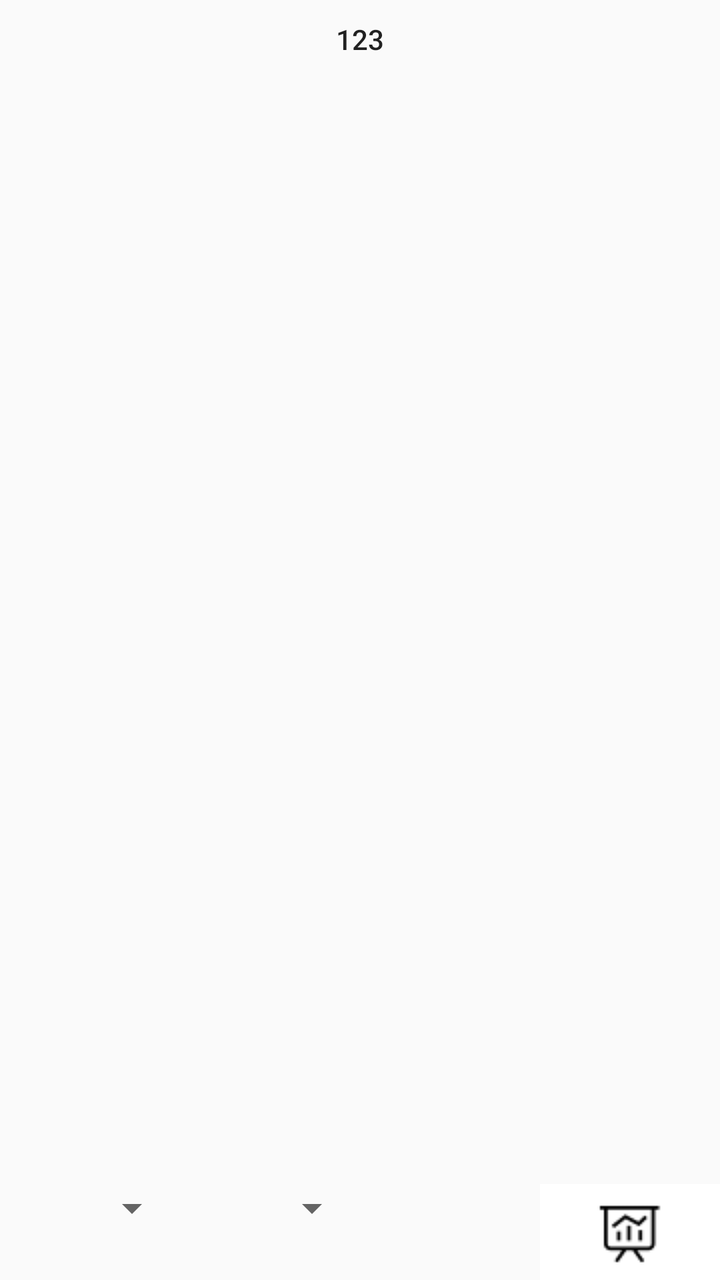
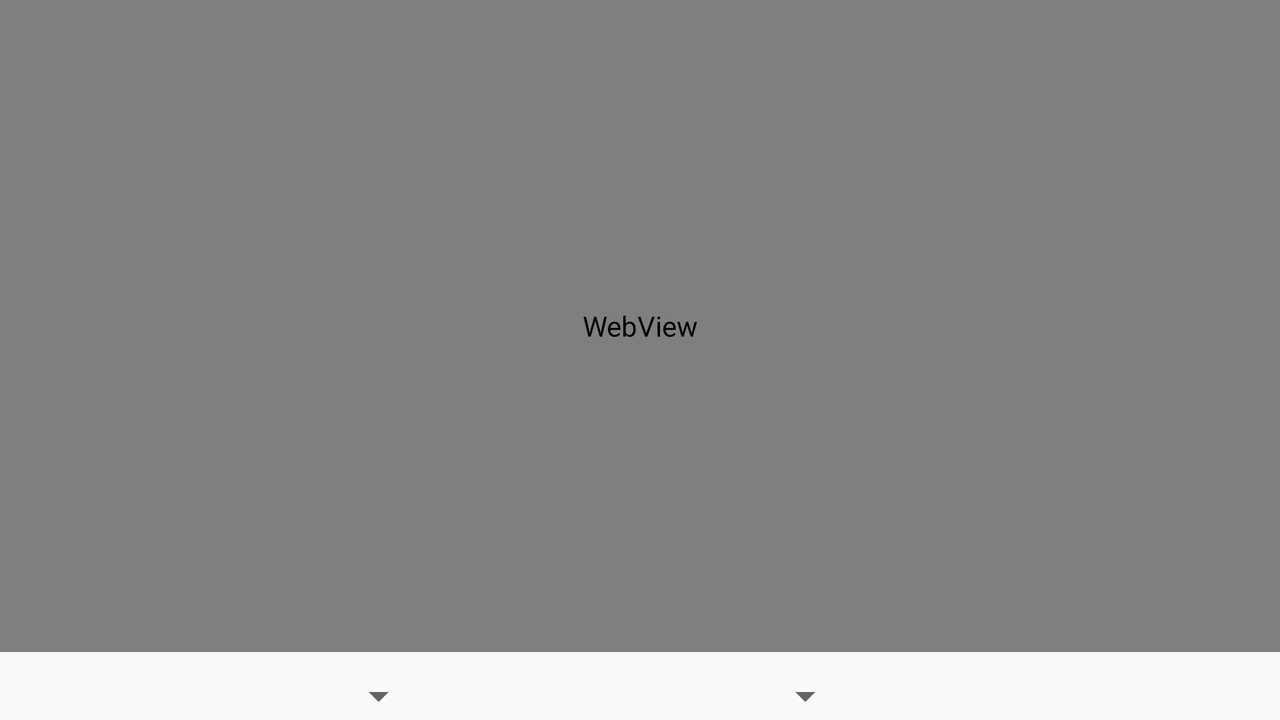

An Android layout and its configuration variant, each rendered on a device that would load it. The default file and the variant file are quoted in full after the pictures.
<!-- AndroidManifest.xml: application theme AppTheme -->
<!-- res/layout/tab_fragment_1.xml -->
<?xml version="1.0" encoding="utf-8"?>
<LinearLayout xmlns:android="http://schemas.android.com/apk/res/android"
    xmlns:app="http://schemas.android.com/apk/res-auto"
    android:layout_width="match_parent"
    android:layout_height="match_parent"
    android:orientation="vertical"
    android:id="@+id/tab_frag1_viewgroup">



    <TextView
        android:id="@+id/textView_cityname_frag1"
        android:layout_width="wrap_content"
        android:layout_height="wrap_content"
        android:layout_gravity="center"
        android:padding="10dp"
        android:text="123"
        android:textAppearance="@style/TextAppearance.AppCompat.Button" />

   <ImageView
        android:id="@+id/imageView_map"
        android:layout_width="match_parent"
        android:layout_height="0dp"
        android:layout_weight="3"
       android:scaleType="fitStart"
       android:adjustViewBounds="true">
    </ImageView>

    <LinearLayout
        android:layout_width="match_parent"
        android:layout_height="wrap_content"
        android:orientation="horizontal"
        android:layout_marginTop="10dp">

        <Spinner
            android:layout_width="0dp"
            android:layout_weight="1"
            android:layout_height="wrap_content"
            android:id="@+id/spinner_forecast_parameter"/>



        <Spinner
            android:layout_width="0dp"
            android:layout_weight="1"
            android:layout_height="wrap_content"
            android:id="@+id/spinner_forecast_type"/>


        <ImageButton
            android:layout_width="0dp"
            android:layout_weight="1"
            android:layout_height="wrap_content"
            android:src="@drawable/fetch"
            android:background="#FFF"
            android:id="@+id/imageButton_showmap" />


        <ImageButton
            android:layout_width="0dp"
            android:layout_weight="1"
            android:layout_height="wrap_content"
            android:src="@drawable/graph"
            android:background="#FFF"
            android:id="@+id/imageButton_showgraph" />

    </LinearLayout>

</LinearLayout>
<!-- resources referenced by this layout -->
<resources>
  <!-- drawable graph: png bitmap (drawable, 703 bytes) -->
  <style name="AppTheme" parent="Theme.AppCompat.Light.NoActionBar">
  
          <item name="android:windowContentOverlay">@null</item>
  
          
          <item name="colorPrimary">#3F51B5</item>
          
          <item name="colorPrimaryDark">#303F9F</item>
          
          <item name="colorAccent">#FF4081</item>
      </style>
</resources>
<!-- res/layout-land/tab_fragment_1.xml (the author's variant of the layout above) -->
<!-- drawn on the phone turned sideways -->
<?xml version="1.0" encoding="utf-8"?>
<LinearLayout xmlns:android="http://schemas.android.com/apk/res/android"
    xmlns:app="http://schemas.android.com/apk/res-auto"
    android:layout_width="match_parent"
    android:layout_height="match_parent"
    android:orientation="vertical"
    android:id="@+id/tab_frag1_viewgroup">


    <WebView
        android:id="@+id/webview_test"
        android:layout_width="match_parent"
        android:layout_height="0dp"
        android:layout_weight="3"
        android:layout_alignParentTop="true"
        android:layout_alignParentLeft="true"
        android:layout_alignParentStart="true" >


    </WebView>

    <LinearLayout
        android:layout_width="match_parent"
        android:layout_height="wrap_content"
        android:orientation="horizontal"
        android:layout_marginTop="10dp">


        <Spinner
            android:layout_width="0dp"
            android:layout_weight="1"
            android:layout_height="wrap_content"
            android:id="@+id/spinner_parameter"/>


        <Spinner
            android:layout_width="0dp"
            android:layout_weight="1"
            android:layout_height="wrap_content"
            android:id="@+id/spinner_forecast"/>


        <ImageButton
            android:layout_width="0dp"
            android:layout_weight="1"
            android:layout_height="wrap_content"
            app:srcCompat="@drawable/common_plus_signin_btn_text_dark"
            android:background="#FFF"
            android:id="@+id/imageButton" />

    </LinearLayout>



    



</LinearLayout>
<!-- resources referenced by the variant -->
<!-- as the phone turned sideways resolves them -->
<resources>
  <style name="AppTheme" parent="Theme.AppCompat.Light.NoActionBar">
  
          <item name="android:windowContentOverlay">@null</item>
  
          
          <item name="colorPrimary">#3F51B5</item>
          
          <item name="colorPrimaryDark">#303F9F</item>
          
          <item name="colorAccent">#FF4081</item>
      </style>
</resources>
